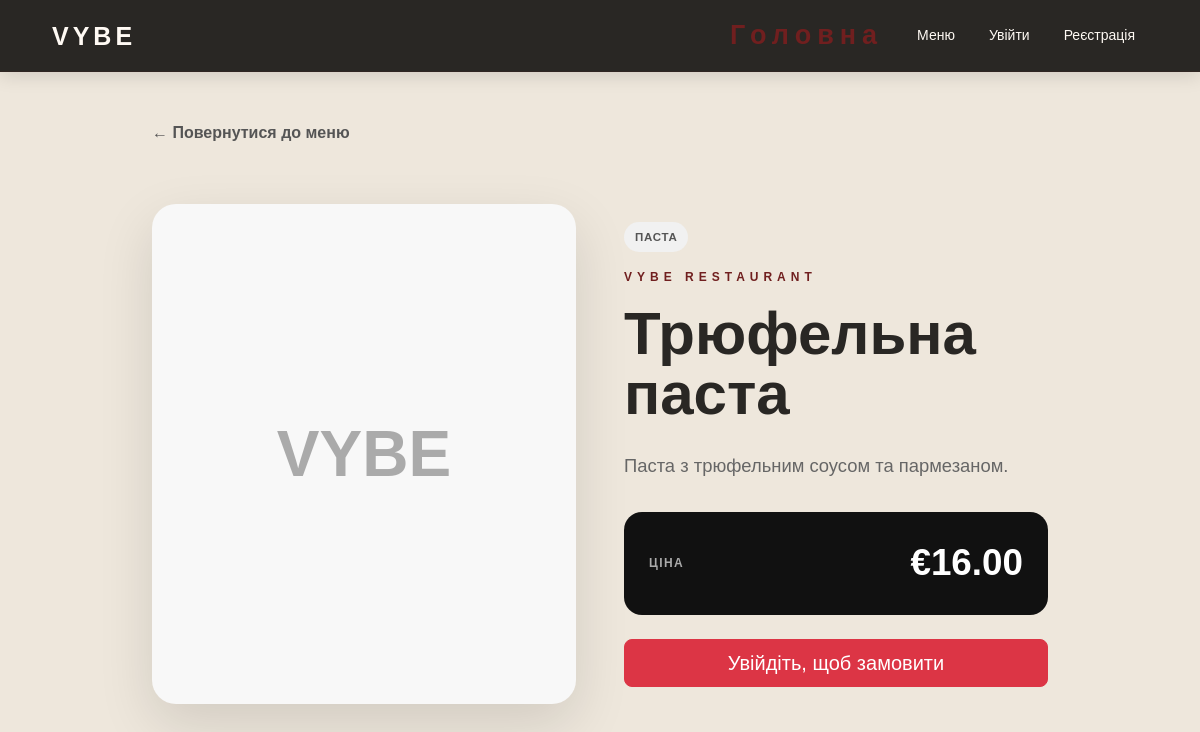
The app's page /dish/6, older data.
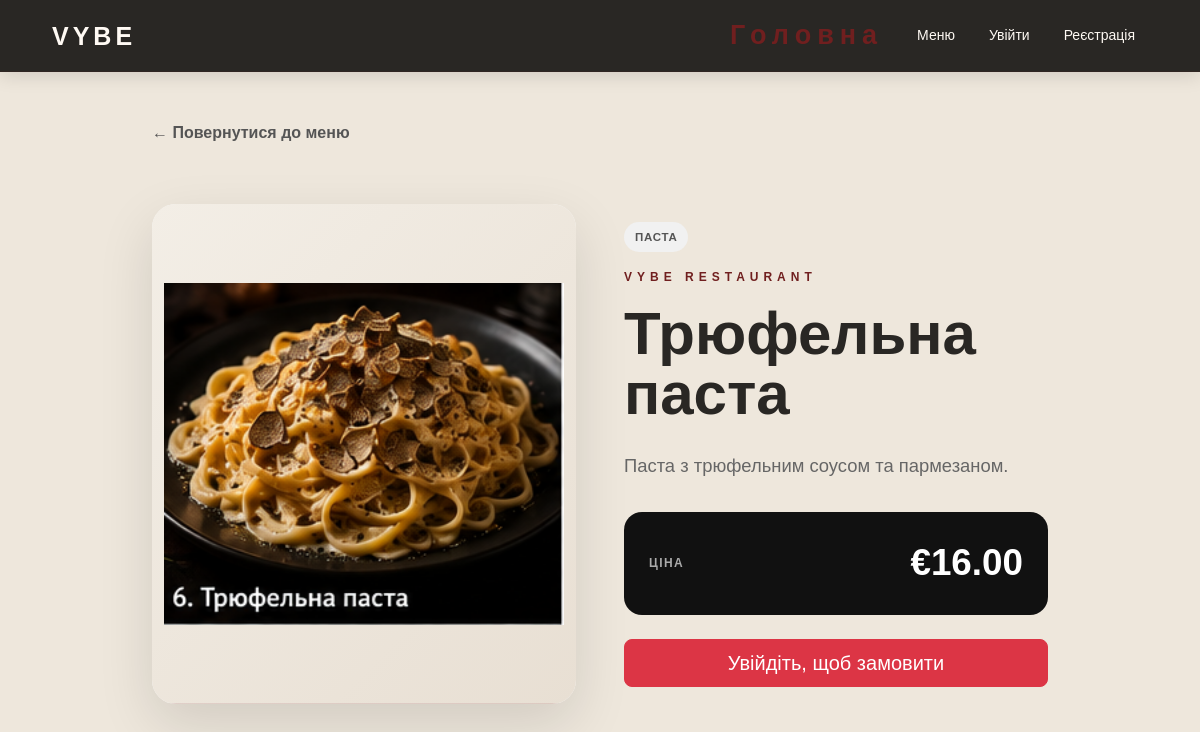
The same page, newer data.
### online_restauraunt.py (models this page shows)
class Dish(db.Model):
    id = db.Column(
        db.Integer,
        primary_key=True
    )
    name = db.Column(
        db.String(200),
        nullable=False
    )
    description = db.Column(
        db.Text,
        nullable=False
    )
    price = db.Column(
        db.Float,
        nullable=False
    )
    category = db.Column(
        db.String(100),
        nullable=False
    )
    image = db.Column(
        db.String(255),
        nullable=True
    )

### online_restauraunt.py (the view)
@app.route("/dish/<int:dish_id>")
@cache.cached(timeout=300)
def dish(dish_id):
    selected_dish = Dish.query.get_or_404(
        dish_id
    )
    return render_template(
        "dish.html",
        dish=selected_dish
    )

### online_restauraunt.py (called while the page is built)
@app.context_processor
def inject_csrf_token():
    return {
        "csrf_token": get_csrf_token
    }

@app.before_request
def security_check():
    if request.method in {
        "POST",
        "PUT",
        "PATCH",
        "DELETE"
    }:
        validate_csrf()
        validate_origin()

### templates/dish.html (shortened to what this page needs)
{% extends "base.html" %}
{% block content %}
<section class="dish-page py-5">
    <div class="container">
        <a
            href="{{ url_for('menu') }}"
            class="back-link"
        >
            ← Повернутися до меню
        </a>
        <div class="row g-5 align-items-center mt-2">
            <div class="col-12 col-lg-6">
                <div class="dish-image-wrapper">
                    {% if dish.image %}
                    <img
                        src="{{ url_for(
                            'static',
                            filename='images/uploads/' + dish.image
                        ) }}"
                        alt="{{ dish.name }}"
                        class="dish-image"
                    >
                    {% else %}
                    <div class="dish-no-image">
                        VYBE
                    </div>
                    {% endif %}
                </div>
            </div>
            <div class="col-12 col-lg-6">
                <div class="dish-info">
                    <span class="menu-category-badge">
                        {{ dish.category }}
                    </span>
                    <p class="hero-small mt-3">
                        VYBE RESTAURANT
                    </p>
                    <h1>
                        {{ dish.name }}
                    </h1>
                    <p class="dish-description">
                        {{ dish.description }}
                    </p>
                    <div class="dish-price-box">
                        <span>
                            Ціна
                        </span>
                        <strong>
                            €{{ "%.2f"|format(dish.price) }}
                        </strong>
                    </div>
                    {% if session.get("user_id") %}
                    <form
                        method="POST"
                        action="{{ url_for('add_to_cart') }}"
                        class="mt-4"
                    >
                        <input
                            type="hidden"
                            name="csrf_token"
                            value="{{ csrf_token() }}"
                        >
                        <input
                            type="hidden"
                            name="dish_id"
                            value="{{ dish.id }}"
                        >
                        <button
                            type="submit"
                            class="btn btn-danger btn-lg w-100"
                        >
                            Додати до кошика
                        </button>
                    </form>
                    {% else %}
                    <a
                        href="{{ url_for('login') }}"
                        class="btn btn-danger btn-lg w-100 mt-4"
                    >
                        Увійдіть, щоб замовити
                    </a>
                    {% endif %}
                </div>
            </div>
        </div>
    </div>
</section>
{% endblock %}

Row changes from the older to the newer data that the page shows:
changed Dish "Трюфельна паста": image: picture added; image empty → "truffle_pasta.jpg" (drawn)
Text that changed along with them:
text no longer shown: "VYBE"
